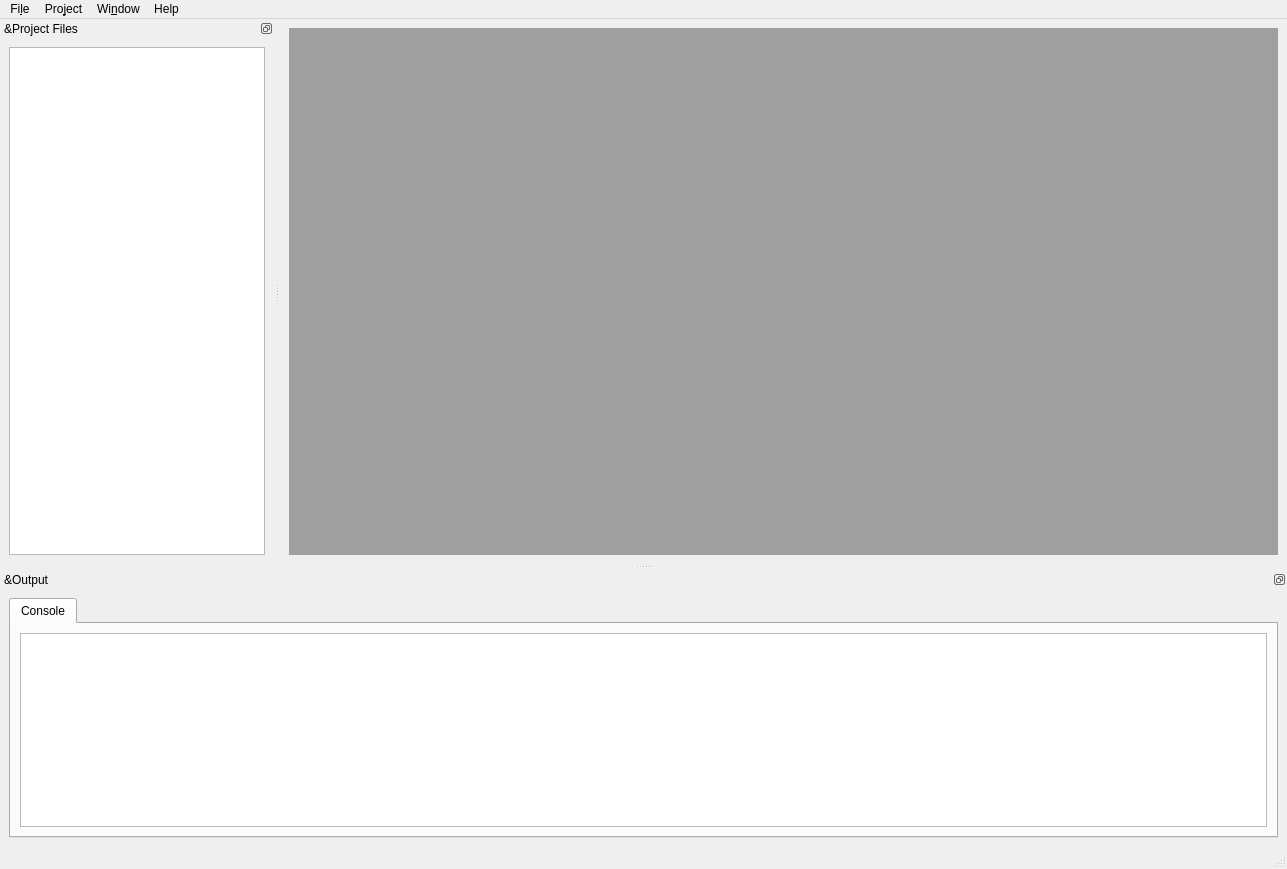
<?xml version="1.0" encoding="UTF-8"?>
<ui version="4.0">
 <class>MainWindow</class>
 <widget class="QMainWindow" name="MainWindow">
  <property name="geometry">
   <rect>
    <x>0</x>
    <y>0</y>
    <width>1287</width>
    <height>869</height>
   </rect>
  </property>
  <property name="windowTitle">
   <string>MainWindow</string>
  </property>
  <widget class="QWidget" name="centralwidget">
   <layout class="QVBoxLayout" name="verticalLayout">
    <item>
     <widget class="QMdiArea" name="mdi_main">
      <property name="toolTip">
       <string/>
      </property>
      <property name="viewMode">
       <enum>QMdiArea::TabbedView</enum>
      </property>
      <property name="tabShape">
       <enum>QTabWidget::Triangular</enum>
      </property>
     </widget>
    </item>
   </layout>
  </widget>
  <widget class="QMenuBar" name="menubar">
   <property name="geometry">
    <rect>
     <x>0</x>
     <y>0</y>
     <width>1287</width>
     <height>30</height>
    </rect>
   </property>
   <widget class="QMenu" name="menuFile">
    <property name="title">
     <string>Fi&amp;le</string>
    </property>
    <addaction name="menu_file_new"/>
    <addaction name="menu_file_new_gfx"/>
    <addaction name="menu_file_new_tileset"/>
    <addaction name="menu_file_open"/>
    <addaction name="menu_file_save"/>
    <addaction name="menu_file_saveas"/>
    <addaction name="menu_file_close"/>
    <addaction name="separator"/>
    <addaction name="menu_file_import_scr"/>
    <addaction name="menu_import_img"/>
    <addaction name="menu_import_tileset"/>
    <addaction name="separator"/>
    <addaction name="menu_assembler_settings"/>
    <addaction name="separator"/>
    <addaction name="menu_file_exit"/>
   </widget>
   <widget class="QMenu" name="menuHelp">
    <property name="title">
     <string>Help</string>
    </property>
    <addaction name="menu_help_about"/>
   </widget>
   <widget class="QMenu" name="menuWindow">
    <property name="title">
     <string>Wi&amp;ndow</string>
    </property>
    <addaction name="menu_win_tile"/>
    <addaction name="menu_win_cascade"/>
   </widget>
   <widget class="QMenu" name="menuProject">
    <property name="title">
     <string>Pro&amp;ject</string>
    </property>
    <addaction name="menu_project_new"/>
    <addaction name="menu_project_open"/>
    <addaction name="menu_project_close"/>
    <addaction name="separator"/>
    <addaction name="menu_project_build"/>
    <addaction name="menu_project_buildoptions"/>
   </widget>
   <addaction name="menuFile"/>
   <addaction name="menuProject"/>
   <addaction name="menuWindow"/>
   <addaction name="menuHelp"/>
  </widget>
  <widget class="QStatusBar" name="statusbar"/>
  <widget class="QDockWidget" name="dock_side">
   <property name="features">
    <set>QDockWidget::DockWidgetFloatable|QDockWidget::DockWidgetMovable</set>
   </property>
   <property name="windowTitle">
    <string>&amp;Project Files</string>
   </property>
   <attribute name="dockWidgetArea">
    <number>1</number>
   </attribute>
   <widget class="QWidget" name="dockWidgetContents">
    <layout class="QVBoxLayout" name="verticalLayout_3">
     <item>
      <widget class="QTreeWidget" name="tree_files">
       <property name="font">
        <font>
         <family>Arial</family>
        </font>
       </property>
       <property name="contextMenuPolicy">
        <enum>Qt::ActionsContextMenu</enum>
       </property>
       <property name="allColumnsShowFocus">
        <bool>false</bool>
       </property>
       <property name="headerHidden">
        <bool>true</bool>
       </property>
       <attribute name="headerVisible">
        <bool>false</bool>
       </attribute>
       <column>
        <property name="text">
         <string notr="true">1</string>
        </property>
       </column>
      </widget>
     </item>
    </layout>
   </widget>
  </widget>
  <widget class="QDockWidget" name="dock_bottom">
   <property name="features">
    <set>QDockWidget::DockWidgetFloatable|QDockWidget::DockWidgetMovable</set>
   </property>
   <property name="windowTitle">
    <string>&amp;Output</string>
   </property>
   <attribute name="dockWidgetArea">
    <number>8</number>
   </attribute>
   <widget class="QWidget" name="dockWidgetContents_2">
    <layout class="QVBoxLayout" name="verticalLayout_4">
     <item>
      <widget class="QTabWidget" name="tab_ouput">
       <property name="tabPosition">
        <enum>QTabWidget::North</enum>
       </property>
       <property name="tabShape">
        <enum>QTabWidget::Rounded</enum>
       </property>
       <property name="currentIndex">
        <number>0</number>
       </property>
       <widget class="QWidget" name="output_tab_console">
        <attribute name="title">
         <string>Console</string>
        </attribute>
        <layout class="QVBoxLayout" name="verticalLayout_5">
         <item>
          <widget class="QPlainTextEdit" name="text_console">
           <property name="font">
            <font>
             <family>Courier New</family>
             <pointsize>12</pointsize>
             <weight>75</weight>
             <bold>true</bold>
            </font>
           </property>
           <property name="readOnly">
            <bool>true</bool>
           </property>
           <property name="plainText">
            <string/>
           </property>
          </widget>
         </item>
        </layout>
       </widget>
      </widget>
     </item>
    </layout>
   </widget>
  </widget>
  <action name="menu_project_new">
   <property name="enabled">
    <bool>true</bool>
   </property>
   <property name="text">
    <string>&amp;New Project...</string>
   </property>
  </action>
  <action name="menu_project_open">
   <property name="enabled">
    <bool>true</bool>
   </property>
   <property name="text">
    <string>&amp;Open Project...</string>
   </property>
  </action>
  <action name="menu_project_close">
   <property name="enabled">
    <bool>false</bool>
   </property>
   <property name="text">
    <string>&amp;Close Project...</string>
   </property>
  </action>
  <action name="menu_file_open">
   <property name="text">
    <string>&amp;Open File...</string>
   </property>
   <property name="shortcut">
    <string>Ctrl+O</string>
   </property>
  </action>
  <action name="menu_file_new">
   <property name="text">
    <string>&amp;New ASM File...</string>
   </property>
   <property name="toolTip">
    <string>New File</string>
   </property>
   <property name="shortcut">
    <string>Ctrl+N</string>
   </property>
  </action>
  <action name="menu_file_close">
   <property name="text">
    <string>&amp;Close File</string>
   </property>
  </action>
  <action name="menu_file_exit">
   <property name="text">
    <string>&amp;Exit</string>
   </property>
  </action>
  <action name="menu_help_about">
   <property name="text">
    <string>&amp;About...</string>
   </property>
  </action>
  <action name="menu_file_save">
   <property name="text">
    <string>&amp;Save File</string>
   </property>
   <property name="shortcut">
    <string>Ctrl+S</string>
   </property>
  </action>
  <action name="menu_file_saveas">
   <property name="text">
    <string>Save &amp;File As...</string>
   </property>
  </action>
  <action name="menu_win_tile">
   <property name="text">
    <string>&amp;Tile Windows</string>
   </property>
  </action>
  <action name="menu_win_cascade">
   <property name="text">
    <string>&amp;Cascade Windows</string>
   </property>
  </action>
  <action name="menu_project_build">
   <property name="enabled">
    <bool>false</bool>
   </property>
   <property name="text">
    <string>&amp;Build</string>
   </property>
   <property name="shortcut">
    <string>Ctrl+B</string>
   </property>
  </action>
  <action name="menu_file_new_gfx">
   <property name="text">
    <string>New &amp;Graphics File...</string>
   </property>
  </action>
  <action name="menu_file_import_scr">
   <property name="text">
    <string>&amp;Import SCR...</string>
   </property>
  </action>
  <action name="menu_project_buildoptions">
   <property name="enabled">
    <bool>false</bool>
   </property>
   <property name="text">
    <string>&amp;Project Options...</string>
   </property>
  </action>
  <action name="menu_import_img">
   <property name="text">
    <string>I&amp;mport graphics...</string>
   </property>
  </action>
  <action name="menu_file_new_tileset">
   <property name="text">
    <string>Ne&amp;w Tileset File...</string>
   </property>
  </action>
  <action name="menu_import_tileset">
   <property name="text">
    <string>Im&amp;port Tileset...</string>
   </property>
  </action>
  <action name="menu_assembler_settings">
   <property name="text">
    <string>&amp;Assembler Settings...</string>
   </property>
  </action>
 </widget>
 <resources/>
 <connections>
  <connection>
   <sender>menu_project_open</sender>
   <signal>triggered()</signal>
   <receiver>MainWindow</receiver>
   <slot>OpenProject()</slot>
   <hints>
    <hint type="sourcelabel">
     <x>-1</x>
     <y>-1</y>
    </hint>
    <hint type="destinationlabel">
     <x>529</x>
     <y>434</y>
    </hint>
   </hints>
  </connection>
  <connection>
   <sender>menu_file_open</sender>
   <signal>triggered()</signal>
   <receiver>MainWindow</receiver>
   <slot>OpenFile()</slot>
   <hints>
    <hint type="sourcelabel">
     <x>-1</x>
     <y>-1</y>
    </hint>
    <hint type="destinationlabel">
     <x>529</x>
     <y>434</y>
    </hint>
   </hints>
  </connection>
  <connection>
   <sender>menu_help_about</sender>
   <signal>triggered()</signal>
   <receiver>MainWindow</receiver>
   <slot>About()</slot>
   <hints>
    <hint type="sourcelabel">
     <x>-1</x>
     <y>-1</y>
    </hint>
    <hint type="destinationlabel">
     <x>529</x>
     <y>434</y>
    </hint>
   </hints>
  </connection>
  <connection>
   <sender>menu_file_close</sender>
   <signal>triggered()</signal>
   <receiver>MainWindow</receiver>
   <slot>CloseFile()</slot>
   <hints>
    <hint type="sourcelabel">
     <x>-1</x>
     <y>-1</y>
    </hint>
    <hint type="destinationlabel">
     <x>529</x>
     <y>434</y>
    </hint>
   </hints>
  </connection>
  <connection>
   <sender>menu_file_new</sender>
   <signal>triggered()</signal>
   <receiver>MainWindow</receiver>
   <slot>NewFile()</slot>
   <hints>
    <hint type="sourcelabel">
     <x>-1</x>
     <y>-1</y>
    </hint>
    <hint type="destinationlabel">
     <x>529</x>
     <y>434</y>
    </hint>
   </hints>
  </connection>
  <connection>
   <sender>menu_file_save</sender>
   <signal>triggered()</signal>
   <receiver>MainWindow</receiver>
   <slot>SaveFile()</slot>
   <hints>
    <hint type="sourcelabel">
     <x>-1</x>
     <y>-1</y>
    </hint>
    <hint type="destinationlabel">
     <x>643</x>
     <y>434</y>
    </hint>
   </hints>
  </connection>
  <connection>
   <sender>menu_file_saveas</sender>
   <signal>triggered()</signal>
   <receiver>MainWindow</receiver>
   <slot>SaveFileAs()</slot>
   <hints>
    <hint type="sourcelabel">
     <x>-1</x>
     <y>-1</y>
    </hint>
    <hint type="destinationlabel">
     <x>643</x>
     <y>434</y>
    </hint>
   </hints>
  </connection>
  <connection>
   <sender>menu_win_tile</sender>
   <signal>triggered()</signal>
   <receiver>mdi_main</receiver>
   <slot>tileSubWindows()</slot>
   <hints>
    <hint type="sourcelabel">
     <x>-1</x>
     <y>-1</y>
    </hint>
    <hint type="destinationlabel">
     <x>783</x>
     <y>288</y>
    </hint>
   </hints>
  </connection>
  <connection>
   <sender>menu_win_cascade</sender>
   <signal>triggered()</signal>
   <receiver>mdi_main</receiver>
   <slot>cascadeSubWindows()</slot>
   <hints>
    <hint type="sourcelabel">
     <x>-1</x>
     <y>-1</y>
    </hint>
    <hint type="destinationlabel">
     <x>783</x>
     <y>288</y>
    </hint>
   </hints>
  </connection>
  <connection>
   <sender>menu_file_exit</sender>
   <signal>triggered()</signal>
   <receiver>MainWindow</receiver>
   <slot>Exit()</slot>
   <hints>
    <hint type="sourcelabel">
     <x>-1</x>
     <y>-1</y>
    </hint>
    <hint type="destinationlabel">
     <x>529</x>
     <y>434</y>
    </hint>
   </hints>
  </connection>
  <connection>
   <sender>menu_project_new</sender>
   <signal>triggered()</signal>
   <receiver>MainWindow</receiver>
   <slot>NewProject()</slot>
   <hints>
    <hint type="sourcelabel">
     <x>-1</x>
     <y>-1</y>
    </hint>
    <hint type="destinationlabel">
     <x>643</x>
     <y>434</y>
    </hint>
   </hints>
  </connection>
  <connection>
   <sender>menu_project_close</sender>
   <signal>triggered()</signal>
   <receiver>MainWindow</receiver>
   <slot>CloseProject()</slot>
   <hints>
    <hint type="sourcelabel">
     <x>-1</x>
     <y>-1</y>
    </hint>
    <hint type="destinationlabel">
     <x>643</x>
     <y>434</y>
    </hint>
   </hints>
  </connection>
  <connection>
   <sender>menu_project_build</sender>
   <signal>triggered()</signal>
   <receiver>MainWindow</receiver>
   <slot>BuildProject()</slot>
   <hints>
    <hint type="sourcelabel">
     <x>-1</x>
     <y>-1</y>
    </hint>
    <hint type="destinationlabel">
     <x>643</x>
     <y>434</y>
    </hint>
   </hints>
  </connection>
  <connection>
   <sender>tree_files</sender>
   <signal>itemDoubleClicked(QTreeWidgetItem*,int)</signal>
   <receiver>MainWindow</receiver>
   <slot>DockOpenFile(QTreeWidgetItem*,int)</slot>
   <hints>
    <hint type="sourcelabel">
     <x>136</x>
     <y>301</y>
    </hint>
    <hint type="destinationlabel">
     <x>643</x>
     <y>434</y>
    </hint>
   </hints>
  </connection>
  <connection>
   <sender>menu_file_new_gfx</sender>
   <signal>triggered()</signal>
   <receiver>MainWindow</receiver>
   <slot>NewGfxFile()</slot>
   <hints>
    <hint type="sourcelabel">
     <x>-1</x>
     <y>-1</y>
    </hint>
    <hint type="destinationlabel">
     <x>643</x>
     <y>434</y>
    </hint>
   </hints>
  </connection>
  <connection>
   <sender>menu_file_import_scr</sender>
   <signal>triggered()</signal>
   <receiver>MainWindow</receiver>
   <slot>ImportScr()</slot>
   <hints>
    <hint type="sourcelabel">
     <x>-1</x>
     <y>-1</y>
    </hint>
    <hint type="destinationlabel">
     <x>643</x>
     <y>434</y>
    </hint>
   </hints>
  </connection>
  <connection>
   <sender>menu_project_buildoptions</sender>
   <signal>triggered()</signal>
   <receiver>MainWindow</receiver>
   <slot>BuildOptions()</slot>
   <hints>
    <hint type="sourcelabel">
     <x>-1</x>
     <y>-1</y>
    </hint>
    <hint type="destinationlabel">
     <x>643</x>
     <y>434</y>
    </hint>
   </hints>
  </connection>
  <connection>
   <sender>menu_import_img</sender>
   <signal>triggered()</signal>
   <receiver>MainWindow</receiver>
   <slot>ImportImage()</slot>
   <hints>
    <hint type="sourcelabel">
     <x>-1</x>
     <y>-1</y>
    </hint>
    <hint type="destinationlabel">
     <x>643</x>
     <y>434</y>
    </hint>
   </hints>
  </connection>
  <connection>
   <sender>menu_file_new_tileset</sender>
   <signal>triggered()</signal>
   <receiver>MainWindow</receiver>
   <slot>NewTilesetFile()</slot>
   <hints>
    <hint type="sourcelabel">
     <x>-1</x>
     <y>-1</y>
    </hint>
    <hint type="destinationlabel">
     <x>643</x>
     <y>434</y>
    </hint>
   </hints>
  </connection>
  <connection>
   <sender>menu_import_tileset</sender>
   <signal>triggered()</signal>
   <receiver>MainWindow</receiver>
   <slot>ImportTileset()</slot>
   <hints>
    <hint type="sourcelabel">
     <x>-1</x>
     <y>-1</y>
    </hint>
    <hint type="destinationlabel">
     <x>643</x>
     <y>434</y>
    </hint>
   </hints>
  </connection>
  <connection>
   <sender>menu_assembler_settings</sender>
   <signal>triggered()</signal>
   <receiver>MainWindow</receiver>
   <slot>CompileOptions()</slot>
   <hints>
    <hint type="sourcelabel">
     <x>-1</x>
     <y>-1</y>
    </hint>
    <hint type="destinationlabel">
     <x>643</x>
     <y>434</y>
    </hint>
   </hints>
  </connection>
 </connections>
 <designerdata>
  <property name="gridDeltaX">
   <number>10</number>
  </property>
  <property name="gridDeltaY">
   <number>10</number>
  </property>
  <property name="gridSnapX">
   <bool>true</bool>
  </property>
  <property name="gridSnapY">
   <bool>true</bool>
  </property>
  <property name="gridVisible">
   <bool>true</bool>
  </property>
 </designerdata>
 <slots>
  <slot>OpenProject()</slot>
  <slot>OpenFile()</slot>
  <slot>About()</slot>
  <slot>CloseFile()</slot>
  <slot>NewFile()</slot>
  <slot>SaveFile()</slot>
  <slot>SaveFileAs()</slot>
  <slot>Exit()</slot>
  <slot>NewProject()</slot>
  <slot>CloseProject()</slot>
  <slot>BuildProject()</slot>
  <slot>DockOpenFile(QTreeWidgetItem*,int)</slot>
  <slot>NewGfxFile()</slot>
  <slot>ImportScr()</slot>
  <slot>BuildOptions()</slot>
  <slot>ImportImage()</slot>
  <slot>NewTilesetFile()</slot>
  <slot>ImportTileset()</slot>
  <slot>CompileOptions()</slot>
 </slots>
</ui>
